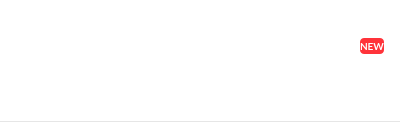
<?xml version="1.0" encoding="UTF-8"?>
<ui version="4.0">
 <class>AlertItem</class>
 <widget class="QWidget" name="AlertItem">
  <property name="geometry">
   <rect>
    <x>0</x>
    <y>0</y>
    <width>400</width>
    <height>122</height>
   </rect>
  </property>
  <property name="minimumSize">
   <size>
    <width>350</width>
    <height>122</height>
   </size>
  </property>
  <property name="maximumSize">
   <size>
    <width>400</width>
    <height>122</height>
   </size>
  </property>
  <property name="windowTitle">
   <string>Form</string>
  </property>
  <property name="styleSheet">
   <string notr="true">#AlertItem
{
background-color: #FFFFFF;
}</string>
  </property>
  <layout class="QVBoxLayout" name="verticalLayout">
   <property name="spacing">
    <number>10</number>
   </property>
   <property name="leftMargin">
    <number>0</number>
   </property>
   <property name="topMargin">
    <number>0</number>
   </property>
   <property name="rightMargin">
    <number>0</number>
   </property>
   <property name="bottomMargin">
    <number>0</number>
   </property>
   <item>
    <widget class="QWidget" name="widget_2" native="true">
     <property name="minimumSize">
      <size>
       <width>0</width>
       <height>0</height>
      </size>
     </property>
     <property name="maximumSize">
      <size>
       <width>16777215</width>
       <height>16777215</height>
      </size>
     </property>
     <layout class="QVBoxLayout" name="verticalLayout_2">
      <property name="spacing">
       <number>0</number>
      </property>
      <property name="leftMargin">
       <number>0</number>
      </property>
      <property name="topMargin">
       <number>10</number>
      </property>
      <property name="rightMargin">
       <number>0</number>
      </property>
      <property name="bottomMargin">
       <number>0</number>
      </property>
      <item>
       <widget class="QWidget" name="wTitle" native="true">
        <layout class="QHBoxLayout" name="horizontalLayout_4">
         <property name="leftMargin">
          <number>21</number>
         </property>
         <property name="topMargin">
          <number>0</number>
         </property>
         <property name="rightMargin">
          <number>16</number>
         </property>
         <property name="bottomMargin">
          <number>0</number>
         </property>
         <item>
          <widget class="QPushButton" name="bNotificationIcon">
           <property name="minimumSize">
            <size>
             <width>10</width>
             <height>8</height>
            </size>
           </property>
           <property name="maximumSize">
            <size>
             <width>10</width>
             <height>8</height>
            </size>
           </property>
           <property name="styleSheet">
            <string notr="true">#bNotificationIcon
{
border: none;
}</string>
           </property>
           <property name="text">
            <string/>
           </property>
           <property name="icon">
            <iconset>
             <normalon>:/images/share_arrow.png</normalon>
            </iconset>
           </property>
           <property name="iconSize">
            <size>
             <width>10</width>
             <height>8</height>
            </size>
           </property>
          </widget>
         </item>
         <item>
          <widget class="QLabel" name="lTitle">
           <property name="styleSheet">
            <string notr="true"/>
           </property>
           <property name="text">
            <string/>
           </property>
          </widget>
         </item>
        </layout>
       </widget>
      </item>
      <item>
       <widget class="QWidget" name="widget" native="true">
        <property name="minimumSize">
         <size>
          <width>0</width>
          <height>40</height>
         </size>
        </property>
        <property name="maximumSize">
         <size>
          <width>16777215</width>
          <height>40</height>
         </size>
        </property>
        <layout class="QHBoxLayout" name="horizontalLayout">
         <property name="leftMargin">
          <number>16</number>
         </property>
         <property name="topMargin">
          <number>0</number>
         </property>
         <property name="rightMargin">
          <number>16</number>
         </property>
         <property name="bottomMargin">
          <number>0</number>
         </property>
         <item>
          <widget class="QStackedWidget" name="sIconWidget">
           <property name="minimumSize">
            <size>
             <width>24</width>
             <height>24</height>
            </size>
           </property>
           <property name="maximumSize">
            <size>
             <width>24</width>
             <height>24</height>
            </size>
           </property>
           <property name="currentIndex">
            <number>0</number>
           </property>
           <widget class="QWidget" name="pContact">
            <layout class="QHBoxLayout" name="horizontalLayout_3">
             <property name="spacing">
              <number>0</number>
             </property>
             <property name="leftMargin">
              <number>0</number>
             </property>
             <property name="topMargin">
              <number>0</number>
             </property>
             <property name="rightMargin">
              <number>0</number>
             </property>
             <property name="bottomMargin">
              <number>0</number>
             </property>
             <item>
              <widget class="AvatarWidget" name="wAvatarContact" native="true">
               <property name="minimumSize">
                <size>
                 <width>24</width>
                 <height>24</height>
                </size>
               </property>
               <property name="maximumSize">
                <size>
                 <width>24</width>
                 <height>24</height>
                </size>
               </property>
              </widget>
             </item>
            </layout>
           </widget>
           <widget class="QWidget" name="pSharedFolder">
            <layout class="QHBoxLayout" name="horizontalLayout_2">
             <property name="spacing">
              <number>0</number>
             </property>
             <property name="leftMargin">
              <number>0</number>
             </property>
             <property name="topMargin">
              <number>0</number>
             </property>
             <property name="rightMargin">
              <number>0</number>
             </property>
             <property name="bottomMargin">
              <number>0</number>
             </property>
             <item>
              <widget class="QPushButton" name="bSharedFolder">
               <property name="minimumSize">
                <size>
                 <width>24</width>
                 <height>24</height>
                </size>
               </property>
               <property name="maximumSize">
                <size>
                 <width>24</width>
                 <height>24</height>
                </size>
               </property>
               <property name="styleSheet">
                <string notr="true">#bSharedFolder
{
border: none;
}</string>
               </property>
               <property name="text">
                <string/>
               </property>
               <property name="icon">
                <iconset>
                 <normalon>:/images/color_folder.png</normalon>
                </iconset>
               </property>
               <property name="iconSize">
                <size>
                 <width>24</width>
                 <height>24</height>
                </size>
               </property>
              </widget>
             </item>
            </layout>
           </widget>
          </widget>
         </item>
         <item>
          <widget class="QLabel" name="lHeading">
           <property name="styleSheet">
            <string notr="true">#lHeading 
{ 
font-family: &quot;Lato&quot;; 
font-size: 16px; 
color: #333333; 
font-weight: bold;
}</string>
           </property>
           <property name="text">
            <string/>
           </property>
          </widget>
         </item>
         <item>
          <spacer name="horizontalSpacer">
           <property name="orientation">
            <enum>Qt::Horizontal</enum>
           </property>
           <property name="sizeHint" stdset="0">
            <size>
             <width>40</width>
             <height>20</height>
            </size>
           </property>
          </spacer>
         </item>
         <item>
          <widget class="QLabel" name="lNew">
           <property name="sizePolicy">
            <sizepolicy hsizetype="Minimum" vsizetype="Minimum">
             <horstretch>0</horstretch>
             <verstretch>0</verstretch>
            </sizepolicy>
           </property>
           <property name="maximumSize">
            <size>
             <width>16777215</width>
             <height>16</height>
            </size>
           </property>
           <property name="styleSheet">
            <string notr="true">#lNew
{
background-color: #FF333A;
color: #FFFFFF;
font-weight: bold;
font-family: Lato;
font-size: 10px;
border-radius: 4px;
}</string>
           </property>
           <property name="text">
            <string>NEW</string>
           </property>
           <property name="alignment">
            <set>Qt::AlignCenter</set>
           </property>
           <property name="margin">
            <number>4</number>
           </property>
          </widget>
         </item>
        </layout>
       </widget>
      </item>
      <item>
       <widget class="QLabel" name="lDesc">
        <property name="minimumSize">
         <size>
          <width>0</width>
          <height>30</height>
         </size>
        </property>
        <property name="styleSheet">
         <string notr="true">#lDesc
{
font-family: Lato;
margin-left: 16px;
margin-right: 16px;
}</string>
        </property>
        <property name="text">
         <string/>
        </property>
        <property name="textFormat">
         <enum>Qt::RichText</enum>
        </property>
        <property name="wordWrap">
         <bool>true</bool>
        </property>
       </widget>
      </item>
      <item>
       <widget class="QLabel" name="lTimeStamp">
        <property name="styleSheet">
         <string notr="true">#lTimeStamp
{
	color: #777777;
	font-family: Lato;
	font-size: 12px;
	margin-left: 16px;
    margin-right: 16px;
}</string>
        </property>
        <property name="text">
         <string/>
        </property>
       </widget>
      </item>
     </layout>
    </widget>
   </item>
   <item>
    <widget class="QWidget" name="wSeparator" native="true">
     <property name="minimumSize">
      <size>
       <width>400</width>
       <height>1</height>
      </size>
     </property>
     <property name="maximumSize">
      <size>
       <width>400</width>
       <height>1</height>
      </size>
     </property>
     <property name="styleSheet">
      <string notr="true">#wSeparator
{
	background-color: rgba(0,0,0,0.1);
}</string>
     </property>
    </widget>
   </item>
  </layout>
 </widget>
 <customwidgets>
  <customwidget>
   <class>AvatarWidget</class>
   <extends>QWidget</extends>
   <header>AvatarWidget.h</header>
   <container>1</container>
  </customwidget>
 </customwidgets>
 <resources/>
 <connections/>
</ui>
